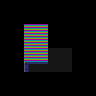

This is a level from a 2D game, rendered from its Tiled map with the project's own tilesets. A one-line summary and the map file follow, with tile-layer data summarised:
An orthogonal 4x4 tile map with 24x24 px tiles, 3 tile layers (regions_input, regions_output, input_Over), 2 tilesets and 1 object (Effect).

<map version="1.4" tiledversion="1.4.2" orientation="orthogonal" renderorder="right-down" width="4" height="4" tilewidth="24" tileheight="24" infinite="0" nextlayerid="5" nextobjectid="2">
 <properties>
  <property name="NoOverlappingRules" value="1" />
 </properties>
 <tileset firstgid="1" name="sewer_tileset" tilewidth="24" tileheight="24" tilecount="72" columns="8">
  <image source="../sewer_tileset.png" trans="ff00ff" width="192" height="217" />
 </tileset>
 <tileset firstgid="73" name="rules_sewers" tilewidth="24" tileheight="24" tilecount="6" columns="3">
  <image source="rules_sewers.png" width="72" height="48" />
 </tileset>
 <layer id="1" name="regions_input" width="4" height="4">
  <data>[16 cells, 2 non-empty, 1 distinct tile ids]</data>
 </layer>
 <layer id="2" name="regions_output" width="4" height="4">
  <data>[16 cells, 1 non-empty, 1 distinct tile ids]</data>
 </layer>
 <layer id="3" name="input_Over" width="4" height="4">
  <data>[16 cells, 2 non-empty, 2 distinct tile ids]</data>
 </layer>
 <objectgroup id="4" name="output_GroundEffects">
  <object id="1" name="1" type="Effect" x="24" y="24" width="24" height="24">
   <properties>
    <property name="predefined Value" value="" />
   </properties>
  </object>
 </objectgroup>
</map>
